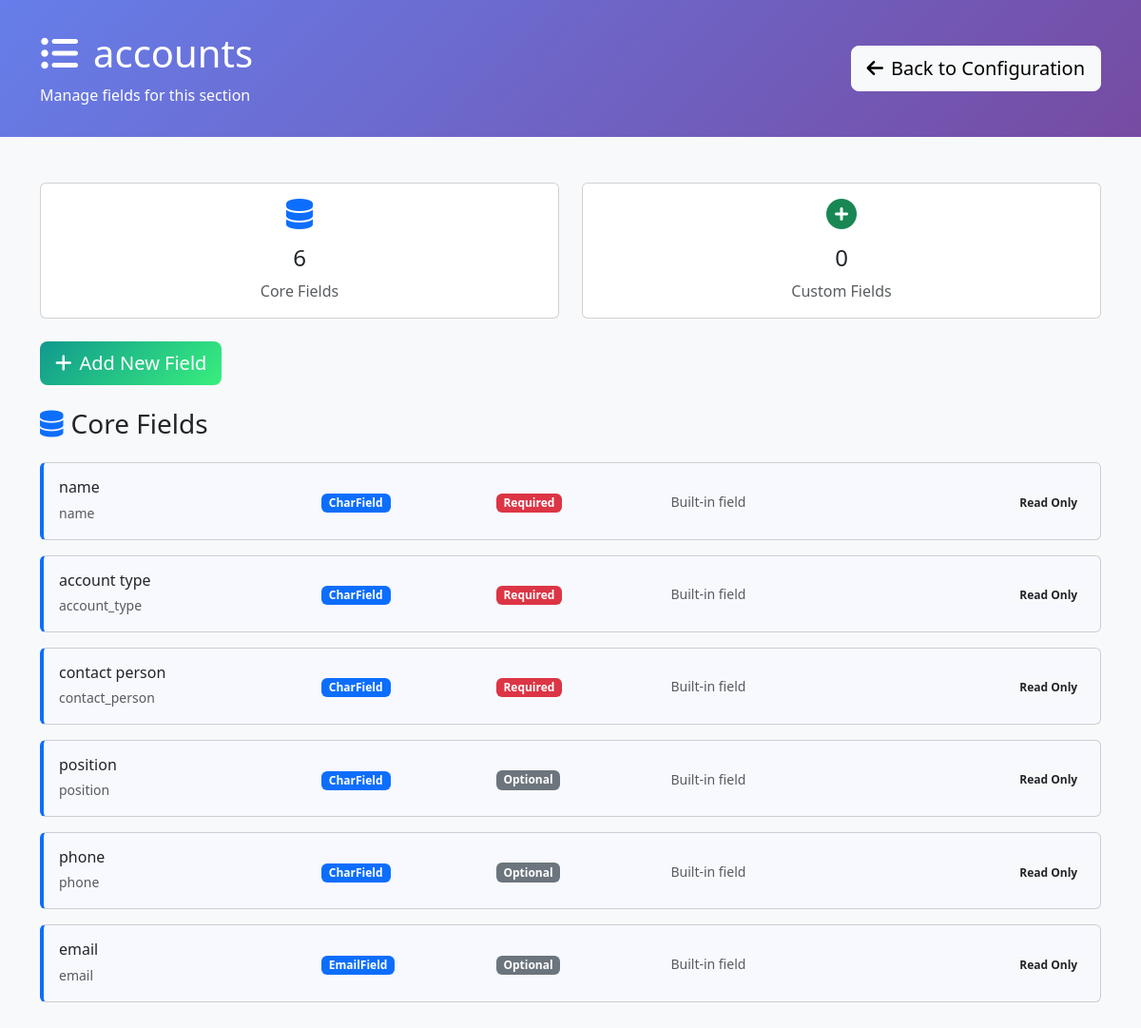
Page /configuration/section/5/ (signed in) on the earlier database version.
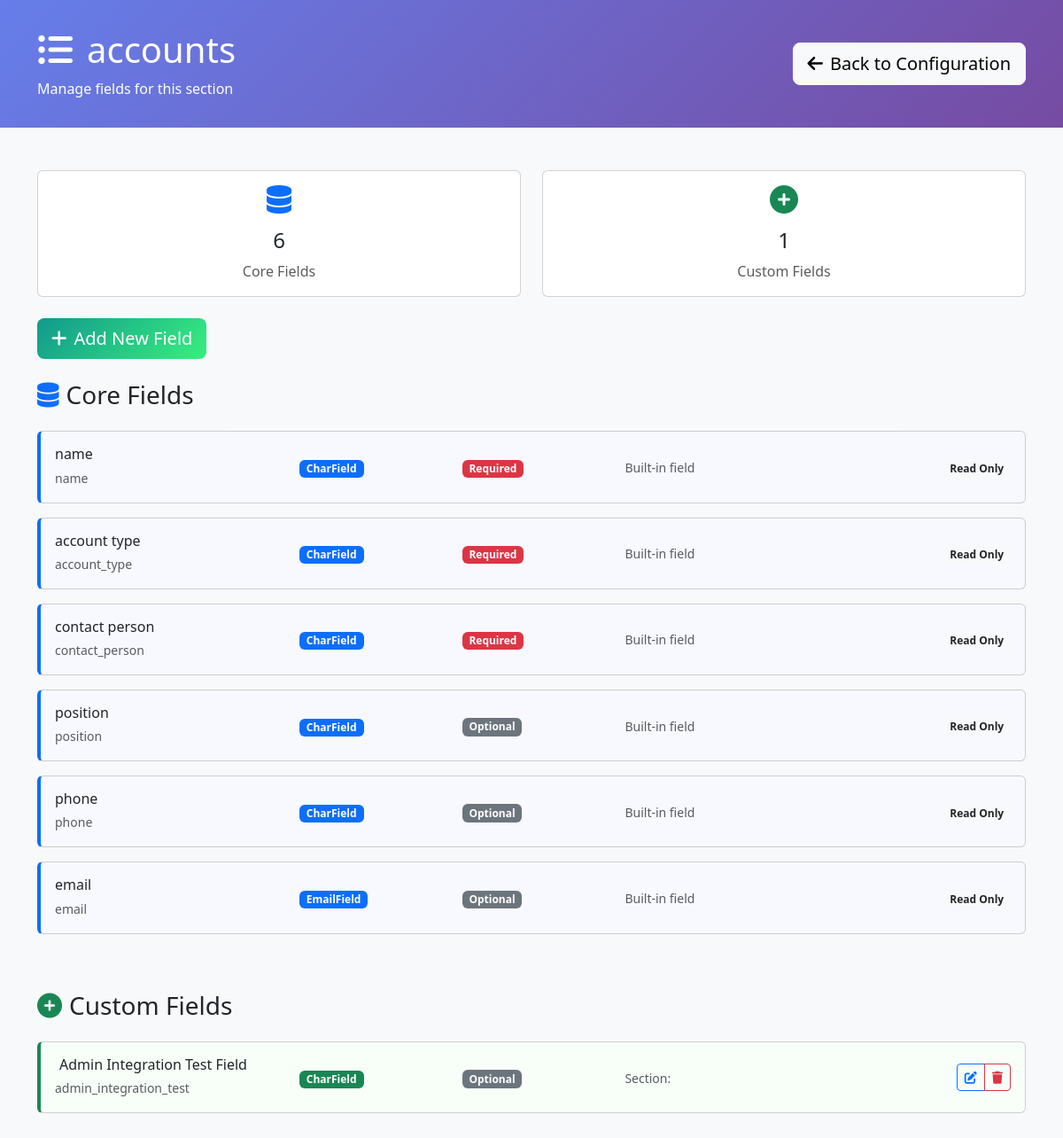
Same page on the later database version.
### requests/models.py (models this page shows, shortened)
class DynamicField(models.Model):
    FIELD_TYPES = [
        ('char', 'Text (Short)'),
        ('text', 'Text (Long)'),
        ('email', 'Email'),
        ('url', 'URL'),
        ('slug', 'Slug'),
        ('integer', 'Integer'),
        ('decimal', 'Decimal'),
        ('float', 'Float'),
        ('date', 'Date'),
        ('datetime', 'Date & Time'),
        ('time', 'Time'),
        ('boolean', 'Checkbox (Yes/No)'),
        ('choice', 'Dropdown (Single Choice)'),
        ('multiple_choice', 'Multiple Choice'),
        ('file', 'File Upload'),
        ('image', 'Image Upload'),
        ('foreign_key', 'Link to Another Model'),
        ('many_to_many', 'Multiple Links'),
        ('json', 'JSON Data'),
    ]
    model = models.ForeignKey(DynamicModel, on_delete=models.CASCADE, related_name='fields', null=True, blank=True)
    section = models.ForeignKey(DynamicSection, on_delete=models.CASCADE, related_name='fields', null=True, blank=True)
    name = models.CharField(max_length=100, help_text="Field name in database (lowercase, underscores)")
    display_name = models.CharField(max_length=100, help_text="Label shown in forms")
    field_type = models.CharField(max_length=20, choices=FIELD_TYPES)
    is_core_field = models.BooleanField(default=False, help_text="True if this represents an existing model field")
    required = models.BooleanField(default=False)
    default_value = models.TextField(blank=True, help_text="Default value (JSON format for complex types)")
    help_text = models.CharField(max_length=200, blank=True)
    max_length = models.PositiveIntegerField(null=True, blank=True, help_text="For text fields")
    max_digits = models.PositiveIntegerField(null=True, blank=True, help_text="For decimal fields")
    decimal_places = models.PositiveIntegerField(null=True, blank=True, help_text="For decimal fields")
    choices = models.JSONField(default=dict, help_text="For choice fields: {'value': 'display_name'}")
    related_model = models.CharField(max_length=100, blank=True, help_text="Model to link to (app.Model)")
    section_name = models.CharField(max_length=100, default='General', help_text="Form section name for grouping (legacy field)")
    order = models.PositiveIntegerField(default=0, help_text="Order within section")
    is_active = models.BooleanField(default=True, help_text="Whether field is shown in forms")
    created_at = models.DateTimeField(auto_now_add=True)
    updated_at = models.DateTimeField(auto_now=True)
    class Meta:
        verbose_name = "Dynamic Field"
        verbose_name_plural = "Dynamic Fields"
        ordering = ['model', 'section', 'section_name', 'order']

### requests/configuration_views.py (the view)
# urls.py: path('section/<int:section_id>/', configuration_views.section_fields, name='section_fields'),
@staff_member_required
def section_fields(request, section_id):
    from requests.models import DynamicSection
    is_legacy_dynamic = request.GET.get('dynamic') == 'true'
    if is_legacy_dynamic:
        dynamic_model = get_object_or_404(DynamicModel, id=section_id)
        model_name = f"{dynamic_model.app_label}.{dynamic_model.name}"
        display_name = dynamic_model.display_name
        fields = DynamicField.objects.filter(
            model=dynamic_model,
            is_active=True
        ).order_by('section_name', 'order')
        section_type = 'legacy'
        model_fields = []  # Legacy models don't have core model fields
    else:
        section = get_object_or_404(DynamicSection, id=section_id)
        model_name = section.name
        display_name = section.display_name
        section_type = 'core' if section.is_core_section else 'custom'
        fields = section.fields.filter(is_active=True).order_by('order')
        if section.is_core_section:
            model_fields = []
            core_fields = fields.filter(is_core_field=True)
            for field in core_fields:
                model_fields.append({
                    'id': field.id,
                    'name': field.name,
                    'display_name': field.display_name,
                    'field_type': field.field_type,
                    'required': field.required,
                    'is_model_field': True,
                    'is_core_field': True
                })
        else:
            model_fields = []
    dynamic_fields = []
    for field in fields:
        if section_type == 'core' and field.is_core_field:
            continue
        dynamic_fields.append({
            'id': field.id,
            'name': field.name,
            'display_name': field.display_name,
            'field_type': field.field_type,
            'required': field.required,
            'section_name': field.section_name if hasattr(field, 'section_name') else 'Custom Fields',
            'order': field.order,
            'max_length': field.max_length,
            'choices': field.choices,
            'default_value': field.default_value,
            'is_model_field': False,
            'is_core_field': getattr(field, 'is_core_field', False)
        })
    context = {
        'section_id': section_id,
        'section_name': model_name,
        'display_name': display_name,
        'section_type': section_type,
        'source_model': getattr(section, 'source_model', '') if not is_legacy_dynamic else '',
        'model_fields': model_fields,
        'dynamic_fields': dynamic_fields,
        'all_fields': model_fields + dynamic_fields,
        'is_legacy_dynamic': is_legacy_dynamic,
        'is_core_section': section_type == 'core',
        'is_custom_section': section_type == 'custom'
    }
    return render(request, 'configuration/section_fields.html', context)

### requests/templates/configuration/section_fields.html (shortened to what the changed rows need)
<!DOCTYPE html>
<html lang="en">
<head>
    <link href="https://cdn.jsdelivr.net/npm/bootstrap@5.3.0/dist/css/bootstrap.min.css" rel="stylesheet">
    <link href="https://cdnjs.cloudflare.com/ajax/libs/font-awesome/6.0.0/css/all.min.css" rel="stylesheet">
</head>
<body class="bg-light">
    <div class="config-header">
        <div class="container">
            <div class="row align-items-center">
                <div class="col-md-8">
                    <h1 class="mb-2">
                        <i class="fas fa-list-ul me-3"></i>{{ display_name }}
                    </h1>
                </div>
            </div>
        </div>
    </div>
    <div class="container my-5">
        <div class="row mb-4">
            <div class="col-md-6">
                <div class="card text-center">
                    <div class="card-body">
                        <i class="fas fa-plus-circle fa-2x text-success mb-3"></i>
                        <h4>{{ dynamic_fields|length }}</h4>
                        <p class="text-muted mb-0">Custom Fields</p>
                    </div>
                </div>
            </div>
        </div>
        {% if dynamic_fields %}
        <div class="row mt-5">
            <div class="col-12">
                <h3 class="mb-4">
                    <i class="fas fa-plus-circle me-2 text-success"></i>Custom Fields
                </h3>
                {% for field in dynamic_fields %}
                <div class="card field-card dynamic-field mb-3" data-field-id="{{ field.id }}">
                    <div class="card-body">
                        <div class="row align-items-center">
                            <div class="col-md-3">
                                <h6 class="mb-1">
                                    <span class="editable-field" data-field="display_name" data-value="{{ field.display_name }}">
                                        {{ field.display_name }}
                                    </span>
                                </h6>
                                <small class="text-muted">{{ field.name }}</small>
                            </div>
                            <div class="col-md-2">
                                <span class="badge bg-success field-type-badge">{{ field.field_type }}</span>
                            </div>
                            <div class="col-md-2">
                                <span class="editable-toggle" data-field="required" data-value="{{ field.required|yesno:'true,false' }}">
                                    {% if field.required %}
                                    <span class="badge bg-danger">Required</span>
                                    {% else %}
                                    <span class="badge bg-secondary">Optional</span>
                                    {% endif %}
                                </span>
                            </div>
                            <div class="col-md-3">
                                <small class="text-muted">
                                    Section:
                                    <span class="editable-field" data-field="section" data-value="{{ field.section }}">
                                    </span>
                                </small>
                            </div>
                            <div class="col-md-2 text-end">
                                <div class="btn-group btn-group-sm">
                                    <button class="btn btn-outline-primary" onclick="editField({{ field.id }})">
                                        <i class="fas fa-edit"></i>
                                    </button>
                                    <button class="btn btn-outline-danger" onclick="deleteField({{ field.id }}, '{{ field.display_name }}')">
                                        <i class="fas fa-trash"></i>
                                    </button>
                                </div>
                            </div>
                        </div>
                    </div>
                </div>
                {% endfor %}
            </div>
        </div>
        {% endif %}
    </div>
</body>
</html>

Differences in the rows shown:
added DynamicField: display_name "Admin Integration Test Field", name "admin_integration_test", field_type "CharField"
Other differences:
{{ dynamic_fields|length }}: "0" → "1"
text now shown: "Custom Fields"
new list line: "Optional Section:"
